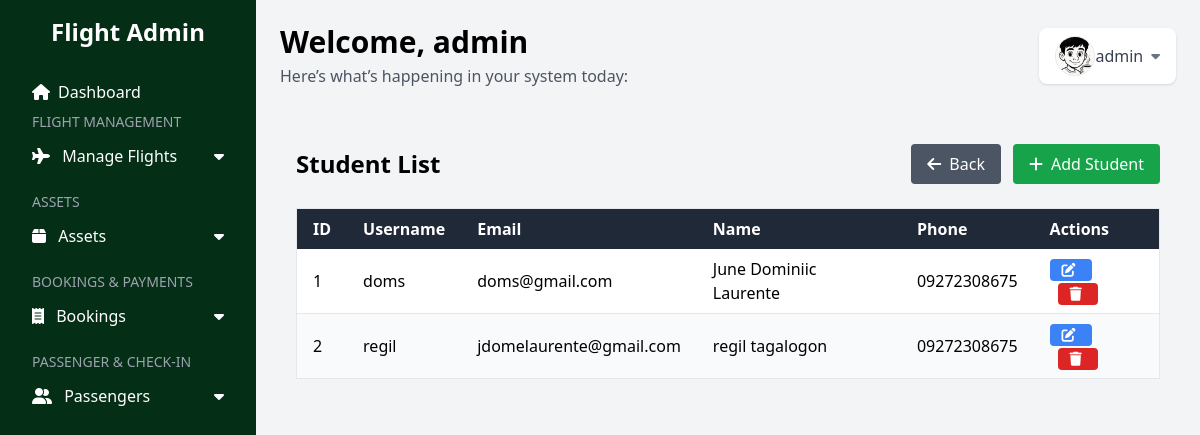
/students (signed in), run on the app's committed database.
### web/models.py (models this page shows)
class User(db.Model, UserMixin):
    id = db.Column(db.Integer, primary_key=True)
    username = db.Column(db.String(225), unique=True, nullable=False)
    password = db.Column(db.String(225), nullable=False)
    profile_image = db.Column(db.String(255), nullable=True, default='default.png')  # default image

class Student(db.Model, UserMixin):
    __tablename__ = 'student'
    id = db.Column(db.Integer, primary_key=True)
    username = db.Column(db.String(50), unique=True, nullable=False)
    password = db.Column(db.String(255), nullable=False)
    email = db.Column(db.String(100), unique=True, nullable=False)
    first_name = db.Column(db.String(50), nullable=False)
    last_name = db.Column(db.String(50), nullable=False)
    date_of_birth = db.Column(db.Date)
    phone_number = db.Column(db.String(20))
    address = db.Column(db.Text)
    created_at = db.Column(db.DateTime, default=func.now())
    updated_at = db.Column(db.DateTime, default=func.now(), onupdate=func.now())
    bookings = db.relationship('Booking', back_populates='student')

### web/views.py (the view)
@views.route('/students')
def students():
    all_students = Student.query.all()
    return render_template('admin/students.html', students=all_students)

### web/__init__.py (called while the page is built)
def create_app():
    app = Flask(__name__)
    app.config['SECRET_KEY'] = "secret_key"
    app.config['SQLALCHEMY_DATABASE_URI'] = f'sqlite:///{DB_NAME}'
    db.init_app(app)
    from .views import views
    from .auth import auth
    app.register_blueprint(views, url_prefix="/")
    app.register_blueprint(auth, url_prefix="/")
    from .models import User
    create_database(app)
    login_manager = LoginManager()
    login_manager.login_view = 'auth.login'
    login_manager.init_app(app)
    @login_manager.user_loader
    def load_user(id):
        return User.query.get(int(id))
    return app

### web/templates/admin/students.html
{% extends 'base.html' %}
{% block content %}
<div class="max-w-6xl mx-auto px-4 py-8">
    <div class="flex justify-between items-center mb-6">
        <h2 class="text-2xl font-bold">Student List</h2>
        <div class="flex gap-3">
            <a href="{{ url_for('views.dashboard') }}" class="inline-flex items-center bg-gray-600 hover:bg-gray-700 text-white px-4 py-2 rounded">
                <i class="fas fa-arrow-left mr-2"></i> Back
            </a>
            <a href="{{ url_for('views.add_student') }}" class="inline-flex items-center bg-green-600 hover:bg-green-700 text-white px-4 py-2 rounded">
                <i class="fas fa-plus mr-2"></i> Add Student
            </a>
        </div>
    </div>
    <div class="overflow-x-auto">
        <table class="min-w-full bg-white border shadow rounded-lg">
            <thead class="bg-gray-800 text-white">
                <tr>
                    <th class="px-4 py-2 text-left">ID</th>
                    <th class="px-4 py-2 text-left">Username</th>
                    <th class="px-4 py-2 text-left">Email</th>
                    <th class="px-4 py-2 text-left">Name</th>
                    <th class="px-4 py-2 text-left">Phone</th>
                    <th class="px-4 py-2 text-left">Actions</th>
                </tr>
            </thead>
            <tbody class="divide-y divide-gray-200">
                {% for student in students %}
                <tr class="hover:bg-gray-100 even:bg-gray-50">
                    <td class="px-4 py-2">{{ student.id }}</td>
                    <td class="px-4 py-2">{{ student.username }}</td>
                    <td class="px-4 py-2">{{ student.email }}</td>
                    <td class="px-4 py-2">{{ student.first_name }} {{ student.last_name }}</td>
                    <td class="px-4 py-2">{{ student.phone_number }}</td>
                    <td class="px-4 py-2 space-x-2">
                        <a href="{{ url_for('views.edit_student', student_id=student.id) }}"
                           class="inline-flex items-center px-3 py-1 bg-blue-500 hover:bg-blue-600 text-white text-sm rounded">
                            <i class="fas fa-edit mr-1"></i>
                        </a>
                        <form action="{{ url_for('views.delete_student', student_id=student.id) }}" method="POST" class="inline-block"
                              onsubmit="return confirm('Delete this student?');">
                            <button type="submit" class="inline-flex items-center px-3 py-1 bg-red-600 hover:bg-red-700 text-white text-sm rounded">
                                <i class="fas fa-trash mr-1"></i>
                            </button>
                        </form>
                    </td>
                </tr>
                {% else %}
                <tr>
                    <td colspan="6" class="px-4 py-4 text-center text-gray-500">No students found.</td>
                </tr>
                {% endfor %}
            </tbody>
        </table>
    </div>
</div>
{% endblock %}

### web/templates/base.html (shortened to what this page needs)
<!DOCTYPE html>
<html lang="en">
<head>
  <script src="https://cdn.tailwindcss.com"></script>
  <link href="https://cdnjs.cloudflare.com/ajax/libs/font-awesome/6.4.0/css/all.min.css" rel="stylesheet">
</head>
<body class="h-screen bg-gray-100 flex">
  <nav class="w-64 bg-green-950 text-white flex flex-col p-4 fixed h-full overflow-y-auto">
    <h4 class="text-center text-2xl font-bold mb-6">Flight Admin</h4>
    <a href="{{ url_for('views.dashboard') }}" class="flex justify-between items-center py-2 px-4 hover:bg-gray-700 rounded">
      <span class="flex items-center">
        <i class="fas fa-home mr-2"></i> Dashboard
      </span>
    </a>
    <div class="text-sm uppercase text-gray-400 px-4 mb-1">Flight Management</div>
    <button class="w-full text-left px-4 py-2 hover:bg-gray-700 flex justify-between items-center" onclick="toggleMenu('flightMgmt')">
      <span><i class="fas fa-plane mr-2"></i> Manage Flights</span><i class="fas fa-caret-down"></i>
    </button>
    <div class="text-sm uppercase text-gray-400 px-4 mt-4 mb-1">Assets</div>
    <button class="w-full text-left px-4 py-2 hover:bg-gray-700 flex justify-between items-center" onclick="toggleMenu('assets')">
      <span><i class="fas fa-box mr-2"></i> Assets</span><i class="fas fa-caret-down"></i>
    </button>
    <div class="text-sm uppercase text-gray-400 px-4 mt-4 mb-1">Bookings & Payments</div>
    <button class="w-full text-left px-4 py-2 hover:bg-gray-700 flex justify-between items-center" onclick="toggleMenu('bookings')">
      <span><i class="fas fa-receipt mr-2"></i> Bookings</span><i class="fas fa-caret-down"></i>
    </button>
    <div class="text-sm uppercase text-gray-400 px-4 mt-4 mb-1">Passenger & Check-In</div>
    <button class="w-full text-left px-4 py-2 hover:bg-gray-700 flex justify-between items-center" onclick="toggleMenu('passenger')">
      <span><i class="fas fa-user-friends mr-2"></i> Passengers</span><i class="fas fa-caret-down"></i>
    </button>
  </nav>
  <main class="ml-64 p-6 w-full overflow-y-auto">
    <div class="mb-6 flex justify-between items-center">
      <div>
        <h1 class="text-3xl font-bold mb-1">Welcome, {{ current_user.username }}</h1>
        <p class="text-gray-600">Here’s what’s happening in your system today:</p>
      </div>
      <div class="relative">
        <button onclick="toggleMenu('profileMenu')" class="flex items-center bg-white px-4 py-2 rounded-lg shadow hover:shadow-md transition">
          <img src="{{ url_for('static', filename='uploads/' + current_user.profile_image) }}"
            class="w-10 h-10 rounded-full object-cover border" alt="Profile Image">
          <span class="text-gray-700 font-medium">{{ current_user.username }}</span>
          <i class="fas fa-caret-down ml-2 text-sm text-gray-500"></i>
        </button>
      </div>
    </div>
    {% block content %}
    {% endblock %}
  </main>
</body>
</html>

### data on the page
User: username "admin", profile_image (picture)
Student: id "1", username "doms", email "doms@gmail.com", first_name "June Dominiic", last_name "Laurente", phone_number "09272308675"
Student: id "2", username "regil", email "jdomelaurente@gmail.com", first_name "regil", last_name "tagalogon", phone_number "09272308675"
